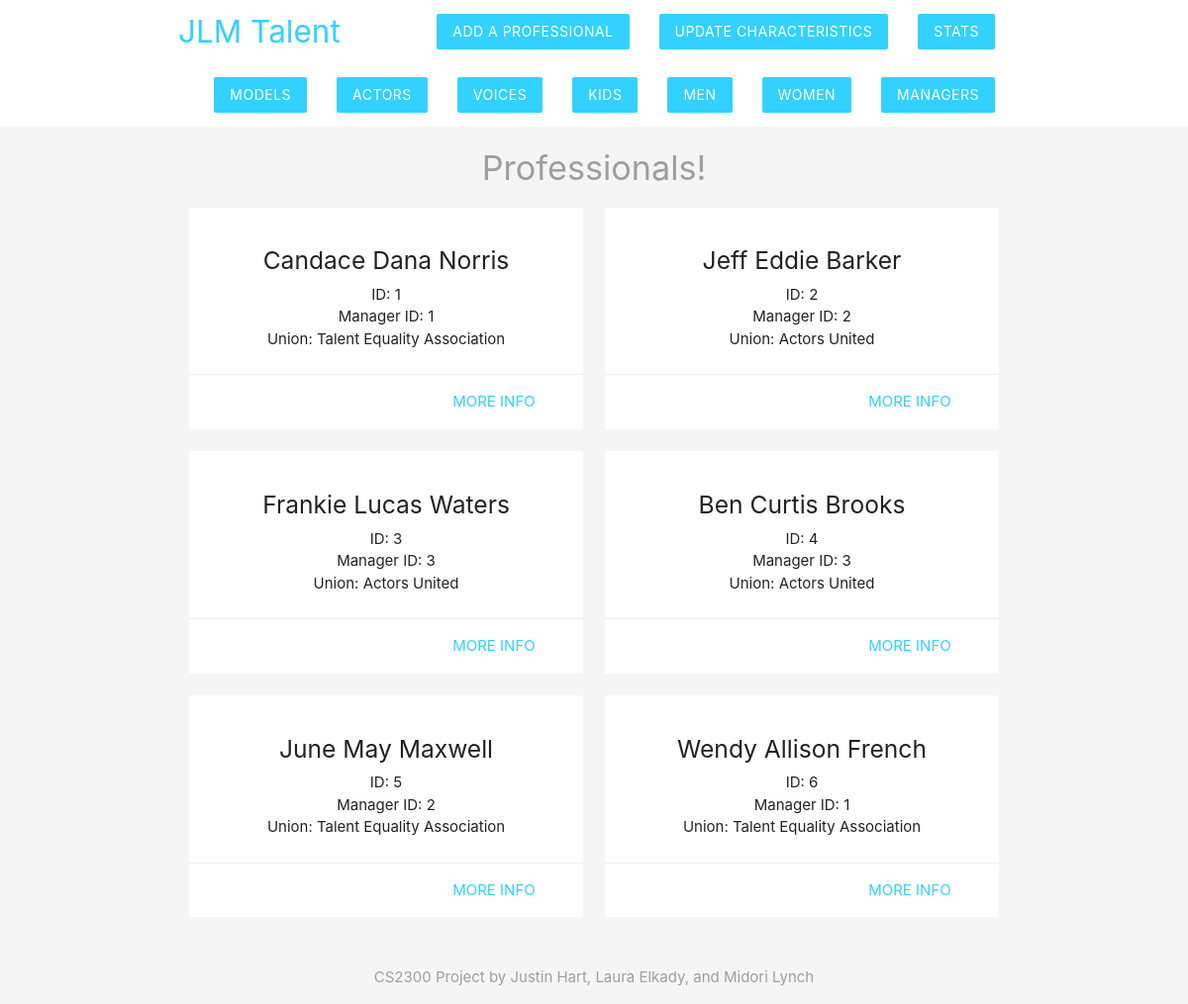
/test/index.php, run on the app's committed database.
### tables this page shows
CREATE TABLE PROFESSIONALS(IDno varchar(80) NOT NULL,
Fname varchar(80) NOT NULL,
Mname varchar(80),
Lname varchar(80) NOT NULL,
UID varchar(80),
ManID varchar(80),
PRIMARY KEY (IDno),
FOREIGN KEY (UID) REFERENCES UNIONS(UnionID),
FOREIGN KEY(ManID) REFERENCES Manager(ManagerID)
);

CREATE TABLE UNIONS(UnionID varchar(80) UNIQUE,
Union_name varchar(80) NOT NULL, 
PRIMARY KEY(UnionID)
);

### test/index.php (the view, shortened to what this page needs)
<?php
include('config/db_connect.php');
$sql = 'SELECT * FROM PROFESSIONALS,UNIONS WHERE Unions.UnionID=Professionals.UID ORDER BY Professionals.IDno';
$result = mysqli_query($conn, $sql);
$profs = mysqli_fetch_all($result, MYSQLI_ASSOC);
?>
<!DOCTYPE html>
<html>
	<?php include('templates/header.php'); ?>
	<h4 class="center grey-text">Professionals!</h4>
	<div class="container">
		<div class="row">
			<?php foreach($profs as $prof){ ?>
				<div class="col s6 md3">
					<div class="card z-depth-0">
						<div class="card-content center">
							<h5><?php echo htmlspecialchars($prof['Fname']); echo " "; echo htmlspecialchars($prof['Mname']); echo " ";  echo htmlspecialchars($prof['Lname']) ?></h5>
							<div><?php echo "ID: " ; echo htmlspecialchars($prof['IDno']);?></div>
							<div><?php echo "Manager ID: " ; echo htmlspecialchars($prof['ManID']);?></div>
							<div><?php echo "Union: " ; echo htmlspecialchars($prof['Union_name']);?></div>
						</div>
						<div class="card-action right-align">
							<a class="brand-text" href="details.php?id=<?php echo $prof['IDno']?>">more info</a>
						</div>
					</div>
				</div>
			<?php } ?>
		</div>
	</div>
	<?php include('templates/footer.php'); ?>
</html>

### test/templates/header.php (style rules this page uses)
.brand-text { color: #33D1FF !important; }

### data on the page
professionals: Fname "Candace", Mname "Dana", Lname "Norris", IDno "1", ManID "1", UID.Union_name "Talent Equality Association"
professionals: Fname "Jeff", Mname "Eddie", Lname "Barker", IDno "2", ManID "2", UID.Union_name "Actors United"
professionals: Fname "Frankie", Mname "Lucas", Lname "Waters", IDno "3", ManID "3", UID.Union_name "Actors United"
professionals: Fname "Ben", Mname "Curtis", Lname "Brooks", IDno "4", ManID "3", UID.Union_name "Actors United"
professionals: Fname "June", Mname "May", Lname "Maxwell", IDno "5", ManID "2", UID.Union_name "Talent Equality Association"
professionals: Fname "Wendy", Mname "Allison", Lname "French", IDno "6", ManID "1", UID.Union_name "Talent Equality Association"
